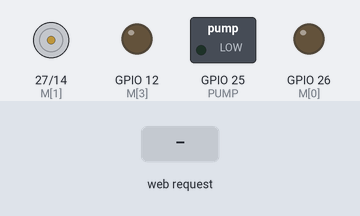
A program run on a simulated ESP32. On the bench: motor-driver pin pairs drawn as motors (green arrow = first pin HIGH = forward, orange = second pin HIGH = backward, longer = more drive), switched loads named in the program (green lamp = pin HIGH), output pins drawn as LEDs (lit = HIGH). The inputs (shaded band) are chosen by the test bench. WiFi joins after 1.5 s; servers stay silent unless stated; not simulated (calls return 0 or success): secrets.example.h; what the program prints to the serial monitor is not drawn.

Above: at 2.8 s.
2.9 s: HTTP request GET /fwd received
At 4.1 s:
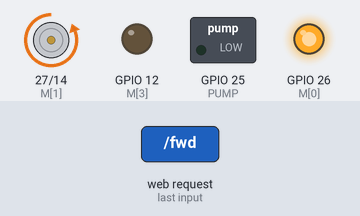
4.4 s: HTTP request GET /spray received
At 5.2 s:
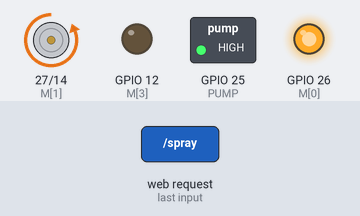
7.4 s: HTTP request GET /stop received
At 8.6 s:
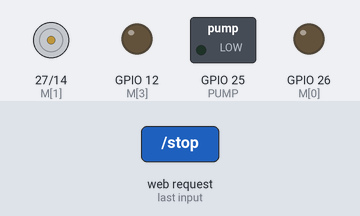
8.9 s: HTTP request GET /spray received
At 9.9 s:
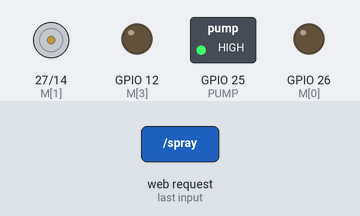
Timing chart, 0 to 11.9 s (numbered marks = the images above; inputs shaded):
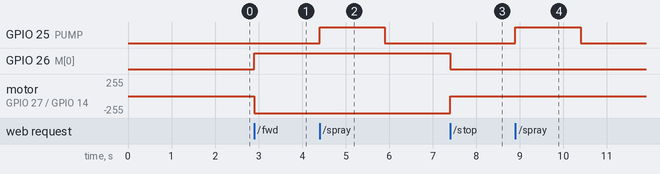

The program:

main.cpp
```cpp
#include <WiFi.h>
#include <WebServer.h>
#include "secrets.example.h"

const int M[4] = {26, 27, 14, 12};
const int PUMP = 25;
WebServer server(80);

void motors(int a, int b, int c, int d) {
  digitalWrite(M[0], a); digitalWrite(M[1], b);
  digitalWrite(M[2], c); digitalWrite(M[3], d);
}
void stopAll() { motors(LOW, LOW, LOW, LOW); digitalWrite(PUMP, LOW); }

void setup() {
  Serial.begin(115200);
  for (int p : M) pinMode(p, OUTPUT);
  pinMode(PUMP, OUTPUT);
  stopAll();
  WiFi.begin(WIFI_SSID, WIFI_PASSWORD);
  while (WiFi.status() != WL_CONNECTED) delay(400);
  server.on("/", []() {
    server.send(200, "text/html",
      "<h3>Spray Robot</h3>"
      "<a href=/fwd>Forward</a> | <a href=/stop>Stop</a> | <a href=/spray>Spray</a>");
  });
  server.on("/fwd", []() { motors(HIGH, LOW, HIGH, LOW); server.sendHeader("Location", "/"); server.send(302); });
  server.on("/stop", []() { stopAll(); server.sendHeader("Location", "/"); server.send(302); });
  server.on("/spray", []() { digitalWrite(PUMP, HIGH); delay(1500); digitalWrite(PUMP, LOW); server.sendHeader("Location", "/"); server.send(302); });
  server.begin();
  Serial.println(WiFi.localIP());
}
void loop() { server.handleClient(); }
```

Measured:
- after the input at 2.9 s, GPIO 26 (M[0]): LOW → HIGH at once; motor on GPIO 27 (M[1]) / GPIO 14 (M[2]): stopped → backward 255/255 at once
- after the input at 4.4 s, GPIO 25 (PUMP): LOW → HIGH at once, → LOW 1.5 s later
- after the input at 7.4 s, GPIO 26 (M[0]): HIGH → LOW at once; motor on GPIO 27 (M[1]) / GPIO 14 (M[2]): backward 255/255 → stopped at once
- after the input at 8.9 s, GPIO 25 (PUMP): LOW → HIGH at once, → LOW 1.5 s later
